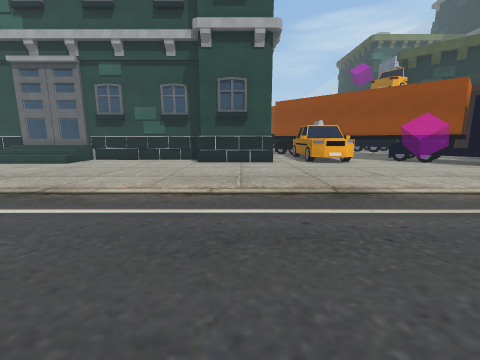
view 1 (above)

21 first-person views from a walk through a Unity game level. The camera is 1.3 m above the floor, tilts 10° down and sees 90° across. The floor is counted in squares, 1 m on a side. Each view is taken from the middle of a square. On the plan, view 1 faces up. The plan holds only what a view shows up to about 12 squares ahead; the rest is blank. The place goes on beyond the plan. The player character is not drawn. Some surface patterns are stand-ins.

view 2
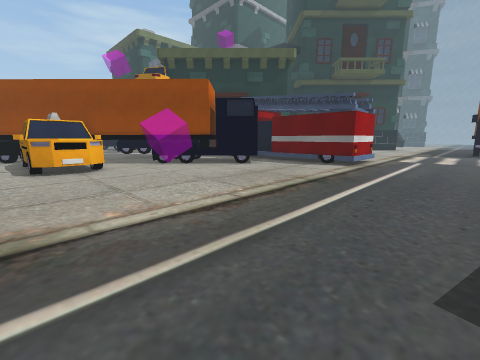

view 3
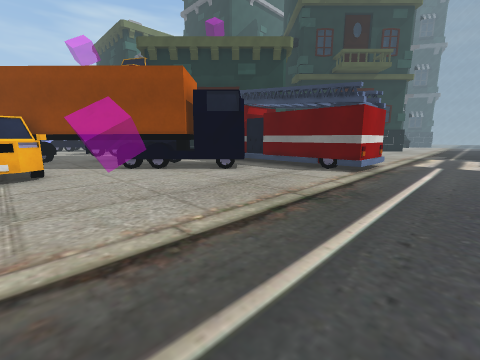

view 4
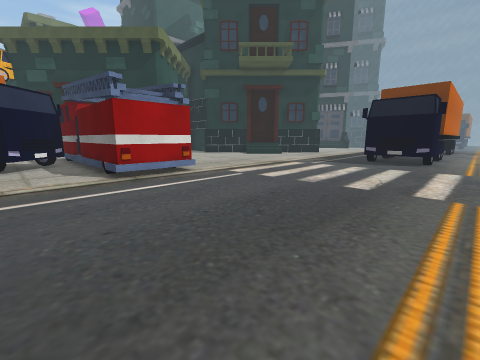

view 5
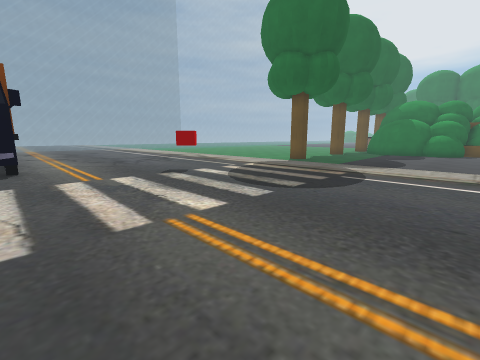

view 6
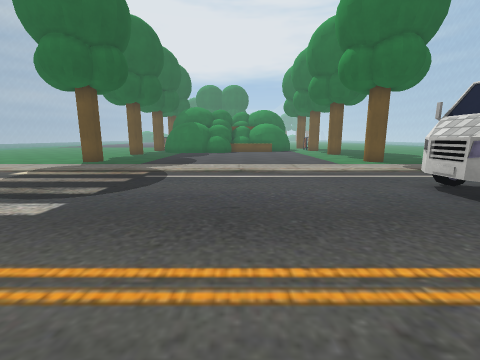

view 7
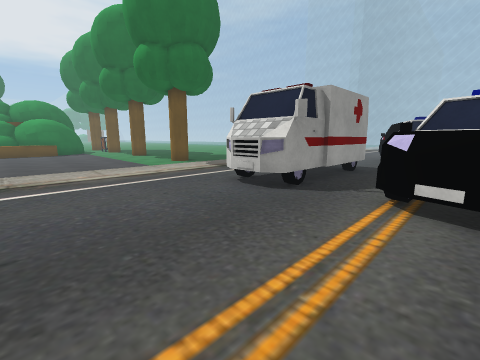

view 8
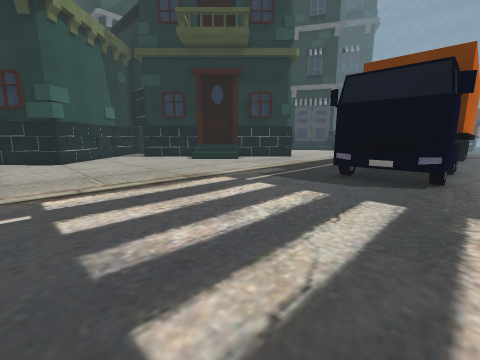

view 9
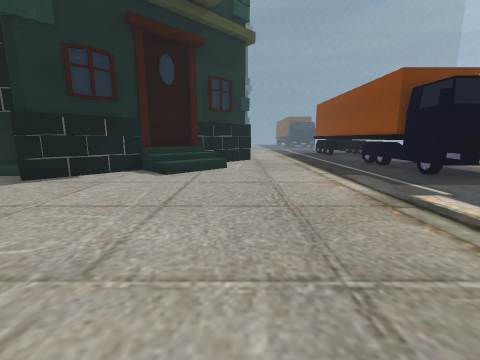

view 10
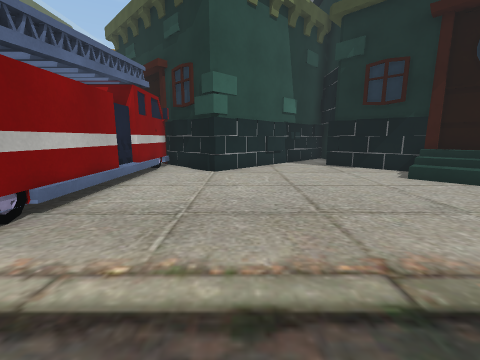

view 11
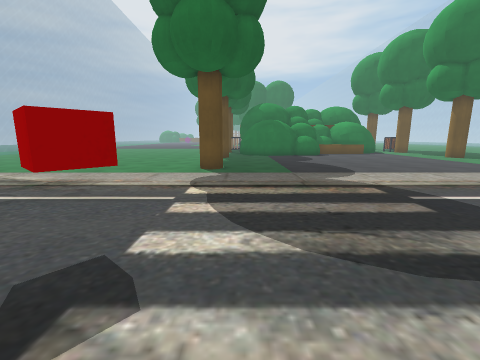

view 12
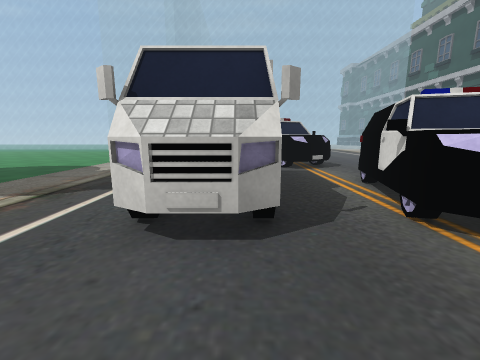

view 13
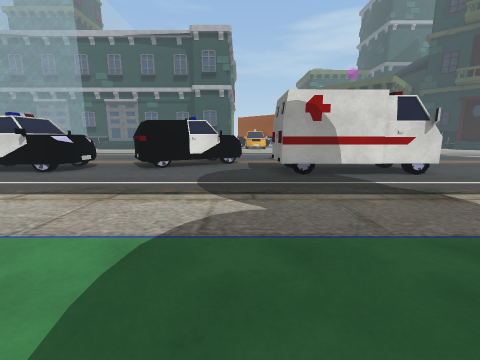

view 14
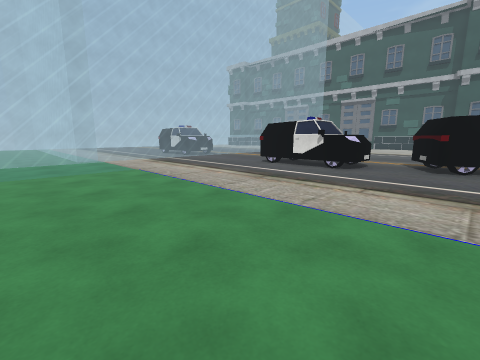

view 15
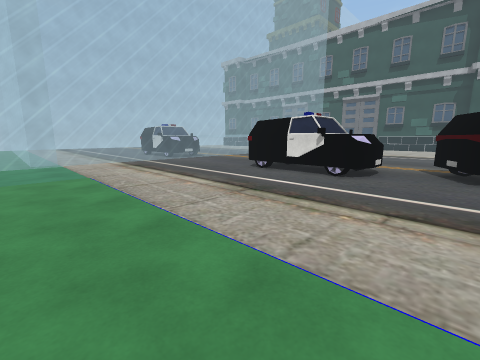

view 16
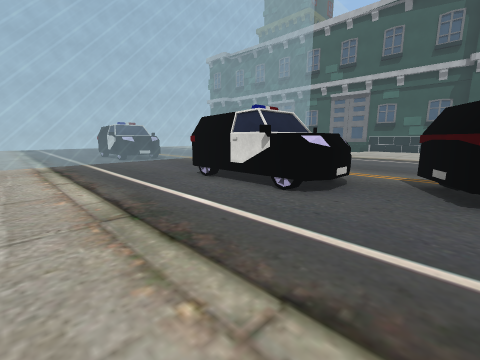

view 17
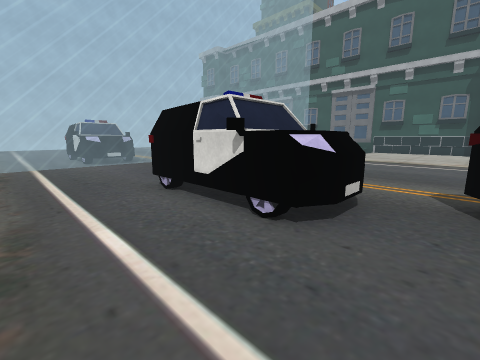

view 18
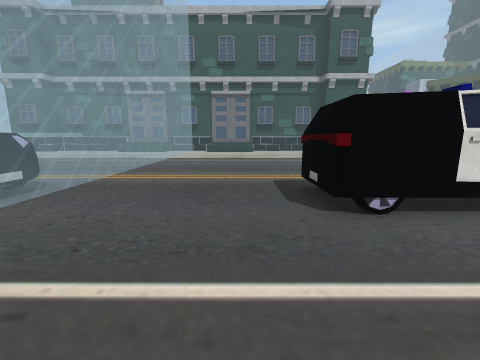

view 19
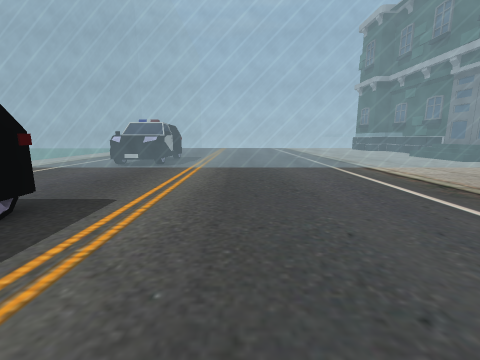

view 20
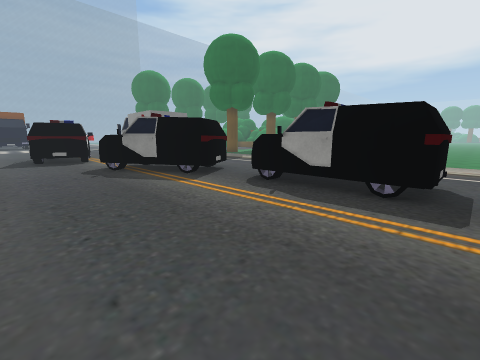

view 21
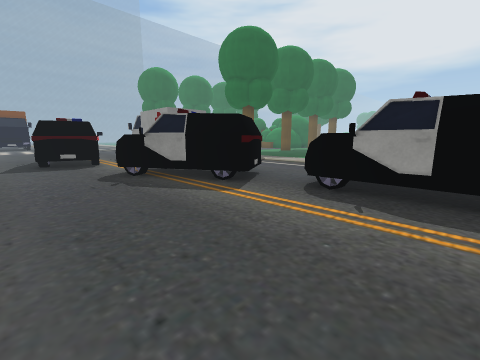

### Floor plan
Key: @ floor where view 1 was taken; # wall or solid block; x gap in a wall; . floor; / step, stairs or slope; = window, fence, low wall or low ledge; T truck; B red block; R tree; O other object.
Columns run from 17 left of view 1 to 30 right of it. Each row starts with its distance up from view 1.
 16                      O TT              ##.##
 15                     .OO TT        ######...##
 14                     .OOO.TT TTT   #.###.....##
 13                     .OOO..TTTT .# #..........##
 12       ///............OO....TT  x# #.........//##
 11  =    ......................###.# #.........///#
 10  ==.   ................. ....T..# #........../=
  9  ==..   ...............  .......# #.............
  8  ==...   ............... .......# #.............
  7  ==....   ......................# #.............
  6  ==.....   .....................###.............
  5  ==......   ....................................
  4  ==.............................................
  3  ==..........................................TTT
  2  ==........................................##TTT
  1  ==....................O ..  ..............##T
  0  ==..............@.....O O   ..............##TTT
 -1  ==...............OO..OOOOOO.................TTT
 -2  ==.............OOOOO...OOOO....................
 -3  ==............OOOOOO..........................
 -4  O=......OOOOO.OOOOO..OO#OO...................
 -5   O......O OOOO.OO...O    OO.............B...
 -6  O=......OOOOO.......O    OO.............B..
 -7  ==...................O##OOO................
 -8  ==..........................................
 -9  ==...........................................
-10  ==............................................
-11   =.............................................
-12  ==.............................................
-13 ===.....................RR .............RR.....
-14   =.................... RR  ............RR....
-15  ==..................       ............  ....
-16    .................          ....

Positions as (right, up) in squares from view 1, and headings:
1: (0, 0), facing up
2: (3, 2), facing up-right
3: (5, 3), facing up-right
4: (12, -2), facing up-right
5: (15, 0), facing down-right
6: (15, 0), facing down
7: (15, -1), facing down-left
8: (18, -1), facing up-right
9: (18, 9), facing right
10: (21, 4), facing up
11: (22, -3), facing down
12: (13, -5), facing left
13: (3, -15), facing up
14: (0, -16), facing up-left
15: (-1, -14), facing up-left
16: (-1, -11), facing up-left
17: (-2, -9), facing up-left
18: (-10, -10), facing up
19: (-4, 0), facing left
20: (-9, 2), facing down-right
21: (-7, 2), facing down-right
